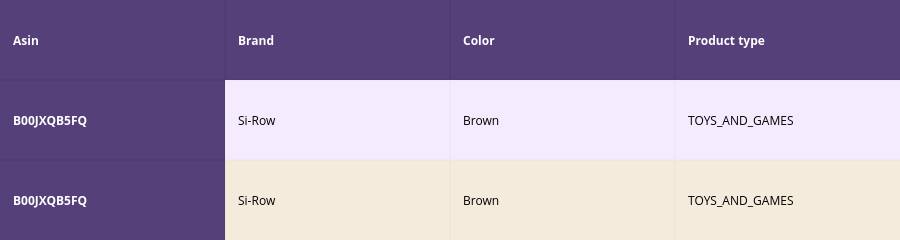
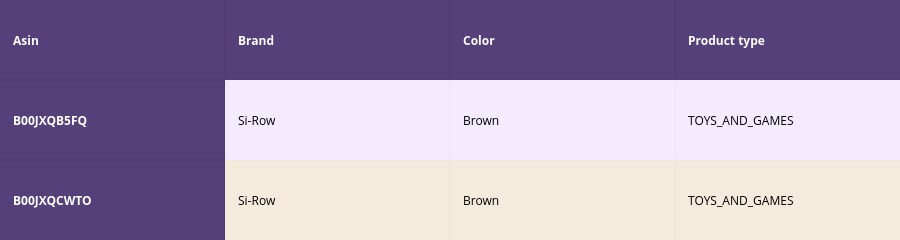
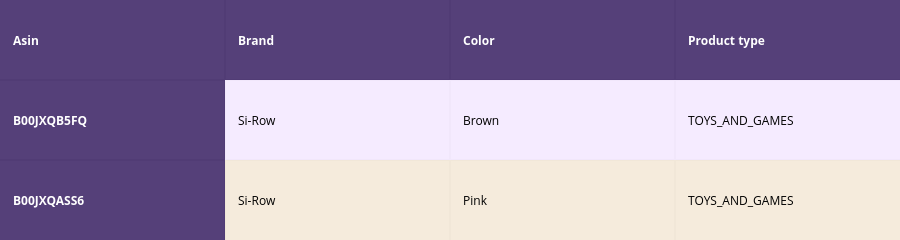
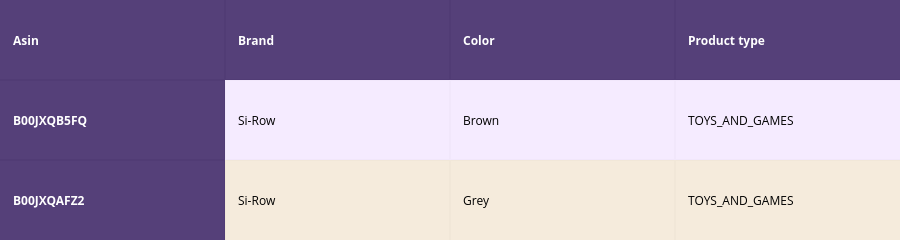

Here is the notebook cell these charts were saved with, in order:
### Code cell
def idf_w2v_brand(doc_id, w1, w2, num_results):
    # doc_id: apparel's id in given corpus
    # w1: weight for  w2v features
    # w2: weight for brand and color features

    # pairwise_dist will store the distance from given input apparel to all remaining apparels
    # the metric we used here is cosine, the coside distance is mesured as K(X, Y) = <X, Y> / (||X||*||Y||)
    # http://scikit-learn.org/stable/modules/metrics.html#cosine-similarity
    idf_w2v_dist  = pairwise_distances(w2v_title_weight, w2v_title_weight[doc_id].reshape(1,-1))
    ex_feat_dist = pairwise_distances(extra_features, extra_features[doc_id])
    pairwise_dist   = (w1 * idf_w2v_dist +  w2 * ex_feat_dist)/float(w1 + w2)

    # np.argsort will return indices of 9 smallest distances
    indices = np.argsort(pairwise_dist.flatten())[0:num_results]
    #pdists will store the 9 smallest distances
    pdists  = np.sort(pairwise_dist.flatten())[0:num_results]

    #data frame indices of the 9 smallest distace's
    df_indices = list(data.index[indices])
    

    for i in range(0, len(indices)):
        heat_map_w2v_brand(data['title'].loc[df_indices[0]],data['title'].loc[df_indices[i]], data['medium_image_url'].loc[df_indices[i]], indices[0], indices[i],df_indices[0], df_indices[i], 'weighted')
        print('ASIN :',data['asin'].loc[df_indices[i]])
        print('Brand :',data['brand'].loc[df_indices[i]])
        print('euclidean distance from input :', pdists[i])
        print('='*125)

idf_w2v_brand(12566, 5, 5, 20)
# in the give heat map, each cell contains the euclidean distance between words i, j

### Figure 1 — Plotly figure (JSON) as saved in the notebook; plotly's stock layout.template omitted (floating-point values rounded to 4 significant figures)
{"data": [{"colorscale": [[0, "#1d004d"], [0.5, "#f2e5ff"], [1, "#f2e5d1"]], "hoverinfo": "none", "opacity": 0.75, "showscale": false, "type": "heatmap", "z": [[0, 0, 0, 0], [0, 0.5, 0.5, 0.5], [0, 1, 1, 1]]}], "layout": {"annotations": [{"align": "left", "font": {"color": "#ffffff"}, "showarrow": false, "text": "<b>Asin</b>", "x": -0.45, "xanchor": "left", "xref": "x1", "y": 0, "yref": "y1"}, {"align": "left", "font": {"color": "#ffffff"}, "showarrow": false, "text": "<b>Brand</b>", "x": 0.55, "xanchor": "left", "xref": "x1", "y": 0, "yref": "y1"}, {"align": "left", "font": {"color": "#ffffff"}, "showarrow": false, "text": "<b>Color</b>", "x": 1.55, "xanchor": "left", "xref": "x1", "y": 0, "yref": "y1"}, {"align": "left", "font": {"color": "#ffffff"}, "showarrow": false, "text": "<b>Product type</b>", "x": 2.55, "xanchor": "left", "xref": "x1", "y": 0, "yref": "y1"}, {"align": "left", "font": {"color": "#ffffff"}, "showarrow": false, "text": "<b>B00JXQB5FQ</b>", "x": -0.45, "xanchor": "left", "xref": "x1", "y": 1, "yref": "y1"}, {"align": "left", "font": {"color": "#000000"}, "showarrow": false, "text": "Si-Row", "x": 0.55, "xanchor": "left", "xref": "x1", "y": 1, "yref": "y1"}, {"align": "left", "font": {"color": "#000000"}, "showarrow": false, "text": "Brown", "x": 1.55, "xanchor": "left", "xref": "x1", "y": 1, "yref": "y1"}, {"align": "left", "font": {"color": "#000000"}, "showarrow": false, "text": "TOYS_AND_GAMES", "x": 2.55, "xanchor": "left", "xref": "x1", "y": 1, "yref": "y1"}, {"align": "left", "font": {"color": "#ffffff"}, "showarrow": false, "text": "<b>B00JXQB5FQ</b>", "x": -0.45, "xanchor": "left", "xref": "x1", "y": 2, "yref": "y1"}, {"align": "left", "font": {"color": "#000000"}, "showarrow": false, "text": "Si-Row", "x": 0.55, "xanchor": "left", "xref": "x1", "y": 2, "yref": "y1"}, {"align": "left", "font": {"color": "#000000"}, "showarrow": false, "text": "Brown", "x": 1.55, "xanchor": "left", "xref": "x1", "y": 2, "yref": "y1"}, {"align": "left", "font": {"color": "#000000"}, "showarrow": false, "text": "TOYS_AND_GAMES", "x": 2.55, "xanchor": "left", "xref": "x1", "y": 2, "yref": "y1"}], "height": 140, "margin": {"b": 0, "l": 0, "r": 0, "t": 0}, "xaxis": {"dtick": 1, "gridwidth": 2, "showticklabels": false, "tick0": -0.5, "ticks": "", "zeroline": false}, "yaxis": {"autorange": "reversed", "dtick": 1, "gridwidth": 2, "showticklabels": false, "tick0": 0.5, "ticks": "", "zeroline": false}}}

### Figure 2 — Plotly figure (JSON) as saved in the notebook; plotly's stock layout.template omitted (floating-point values rounded to 4 significant figures)
{"data": [{"colorscale": [[0, "#1d004d"], [0.5, "#f2e5ff"], [1, "#f2e5d1"]], "hoverinfo": "none", "opacity": 0.75, "showscale": false, "type": "heatmap", "z": [[0, 0, 0, 0], [0, 0.5, 0.5, 0.5], [0, 1, 1, 1]]}], "layout": {"annotations": [{"align": "left", "font": {"color": "#ffffff"}, "showarrow": false, "text": "<b>Asin</b>", "x": -0.45, "xanchor": "left", "xref": "x1", "y": 0, "yref": "y1"}, {"align": "left", "font": {"color": "#ffffff"}, "showarrow": false, "text": "<b>Brand</b>", "x": 0.55, "xanchor": "left", "xref": "x1", "y": 0, "yref": "y1"}, {"align": "left", "font": {"color": "#ffffff"}, "showarrow": false, "text": "<b>Color</b>", "x": 1.55, "xanchor": "left", "xref": "x1", "y": 0, "yref": "y1"}, {"align": "left", "font": {"color": "#ffffff"}, "showarrow": false, "text": "<b>Product type</b>", "x": 2.55, "xanchor": "left", "xref": "x1", "y": 0, "yref": "y1"}, {"align": "left", "font": {"color": "#ffffff"}, "showarrow": false, "text": "<b>B00JXQB5FQ</b>", "x": -0.45, "xanchor": "left", "xref": "x1", "y": 1, "yref": "y1"}, {"align": "left", "font": {"color": "#000000"}, "showarrow": false, "text": "Si-Row", "x": 0.55, "xanchor": "left", "xref": "x1", "y": 1, "yref": "y1"}, {"align": "left", "font": {"color": "#000000"}, "showarrow": false, "text": "Brown", "x": 1.55, "xanchor": "left", "xref": "x1", "y": 1, "yref": "y1"}, {"align": "left", "font": {"color": "#000000"}, "showarrow": false, "text": "TOYS_AND_GAMES", "x": 2.55, "xanchor": "left", "xref": "x1", "y": 1, "yref": "y1"}, {"align": "left", "font": {"color": "#ffffff"}, "showarrow": false, "text": "<b>B00JXQCWTO</b>", "x": -0.45, "xanchor": "left", "xref": "x1", "y": 2, "yref": "y1"}, {"align": "left", "font": {"color": "#000000"}, "showarrow": false, "text": "Si-Row", "x": 0.55, "xanchor": "left", "xref": "x1", "y": 2, "yref": "y1"}, {"align": "left", "font": {"color": "#000000"}, "showarrow": false, "text": "Brown", "x": 1.55, "xanchor": "left", "xref": "x1", "y": 2, "yref": "y1"}, {"align": "left", "font": {"color": "#000000"}, "showarrow": false, "text": "TOYS_AND_GAMES", "x": 2.55, "xanchor": "left", "xref": "x1", "y": 2, "yref": "y1"}], "height": 140, "margin": {"b": 0, "l": 0, "r": 0, "t": 0}, "xaxis": {"dtick": 1, "gridwidth": 2, "showticklabels": false, "tick0": -0.5, "ticks": "", "zeroline": false}, "yaxis": {"autorange": "reversed", "dtick": 1, "gridwidth": 2, "showticklabels": false, "tick0": 0.5, "ticks": "", "zeroline": false}}}

### Figure 3 — Plotly figure (JSON) as saved in the notebook; plotly's stock layout.template omitted (floating-point values rounded to 4 significant figures)
{"data": [{"colorscale": [[0, "#1d004d"], [0.5, "#f2e5ff"], [1, "#f2e5d1"]], "hoverinfo": "none", "opacity": 0.75, "showscale": false, "type": "heatmap", "z": [[0, 0, 0, 0], [0, 0.5, 0.5, 0.5], [0, 1, 1, 1]]}], "layout": {"annotations": [{"align": "left", "font": {"color": "#ffffff"}, "showarrow": false, "text": "<b>Asin</b>", "x": -0.45, "xanchor": "left", "xref": "x1", "y": 0, "yref": "y1"}, {"align": "left", "font": {"color": "#ffffff"}, "showarrow": false, "text": "<b>Brand</b>", "x": 0.55, "xanchor": "left", "xref": "x1", "y": 0, "yref": "y1"}, {"align": "left", "font": {"color": "#ffffff"}, "showarrow": false, "text": "<b>Color</b>", "x": 1.55, "xanchor": "left", "xref": "x1", "y": 0, "yref": "y1"}, {"align": "left", "font": {"color": "#ffffff"}, "showarrow": false, "text": "<b>Product type</b>", "x": 2.55, "xanchor": "left", "xref": "x1", "y": 0, "yref": "y1"}, {"align": "left", "font": {"color": "#ffffff"}, "showarrow": false, "text": "<b>B00JXQB5FQ</b>", "x": -0.45, "xanchor": "left", "xref": "x1", "y": 1, "yref": "y1"}, {"align": "left", "font": {"color": "#000000"}, "showarrow": false, "text": "Si-Row", "x": 0.55, "xanchor": "left", "xref": "x1", "y": 1, "yref": "y1"}, {"align": "left", "font": {"color": "#000000"}, "showarrow": false, "text": "Brown", "x": 1.55, "xanchor": "left", "xref": "x1", "y": 1, "yref": "y1"}, {"align": "left", "font": {"color": "#000000"}, "showarrow": false, "text": "TOYS_AND_GAMES", "x": 2.55, "xanchor": "left", "xref": "x1", "y": 1, "yref": "y1"}, {"align": "left", "font": {"color": "#ffffff"}, "showarrow": false, "text": "<b>B00JXQASS6</b>", "x": -0.45, "xanchor": "left", "xref": "x1", "y": 2, "yref": "y1"}, {"align": "left", "font": {"color": "#000000"}, "showarrow": false, "text": "Si-Row", "x": 0.55, "xanchor": "left", "xref": "x1", "y": 2, "yref": "y1"}, {"align": "left", "font": {"color": "#000000"}, "showarrow": false, "text": "Pink", "x": 1.55, "xanchor": "left", "xref": "x1", "y": 2, "yref": "y1"}, {"align": "left", "font": {"color": "#000000"}, "showarrow": false, "text": "TOYS_AND_GAMES", "x": 2.55, "xanchor": "left", "xref": "x1", "y": 2, "yref": "y1"}], "height": 140, "margin": {"b": 0, "l": 0, "r": 0, "t": 0}, "xaxis": {"dtick": 1, "gridwidth": 2, "showticklabels": false, "tick0": -0.5, "ticks": "", "zeroline": false}, "yaxis": {"autorange": "reversed", "dtick": 1, "gridwidth": 2, "showticklabels": false, "tick0": 0.5, "ticks": "", "zeroline": false}}}

### Figure 4 — Plotly figure (JSON) as saved in the notebook; plotly's stock layout.template omitted (floating-point values rounded to 4 significant figures)
{"data": [{"colorscale": [[0, "#1d004d"], [0.5, "#f2e5ff"], [1, "#f2e5d1"]], "hoverinfo": "none", "opacity": 0.75, "showscale": false, "type": "heatmap", "z": [[0, 0, 0, 0], [0, 0.5, 0.5, 0.5], [0, 1, 1, 1]]}], "layout": {"annotations": [{"align": "left", "font": {"color": "#ffffff"}, "showarrow": false, "text": "<b>Asin</b>", "x": -0.45, "xanchor": "left", "xref": "x1", "y": 0, "yref": "y1"}, {"align": "left", "font": {"color": "#ffffff"}, "showarrow": false, "text": "<b>Brand</b>", "x": 0.55, "xanchor": "left", "xref": "x1", "y": 0, "yref": "y1"}, {"align": "left", "font": {"color": "#ffffff"}, "showarrow": false, "text": "<b>Color</b>", "x": 1.55, "xanchor": "left", "xref": "x1", "y": 0, "yref": "y1"}, {"align": "left", "font": {"color": "#ffffff"}, "showarrow": false, "text": "<b>Product type</b>", "x": 2.55, "xanchor": "left", "xref": "x1", "y": 0, "yref": "y1"}, {"align": "left", "font": {"color": "#ffffff"}, "showarrow": false, "text": "<b>B00JXQB5FQ</b>", "x": -0.45, "xanchor": "left", "xref": "x1", "y": 1, "yref": "y1"}, {"align": "left", "font": {"color": "#000000"}, "showarrow": false, "text": "Si-Row", "x": 0.55, "xanchor": "left", "xref": "x1", "y": 1, "yref": "y1"}, {"align": "left", "font": {"color": "#000000"}, "showarrow": false, "text": "Brown", "x": 1.55, "xanchor": "left", "xref": "x1", "y": 1, "yref": "y1"}, {"align": "left", "font": {"color": "#000000"}, "showarrow": false, "text": "TOYS_AND_GAMES", "x": 2.55, "xanchor": "left", "xref": "x1", "y": 1, "yref": "y1"}, {"align": "left", "font": {"color": "#ffffff"}, "showarrow": false, "text": "<b>B00JXQAFZ2</b>", "x": -0.45, "xanchor": "left", "xref": "x1", "y": 2, "yref": "y1"}, {"align": "left", "font": {"color": "#000000"}, "showarrow": false, "text": "Si-Row", "x": 0.55, "xanchor": "left", "xref": "x1", "y": 2, "yref": "y1"}, {"align": "left", "font": {"color": "#000000"}, "showarrow": false, "text": "Grey", "x": 1.55, "xanchor": "left", "xref": "x1", "y": 2, "yref": "y1"}, {"align": "left", "font": {"color": "#000000"}, "showarrow": false, "text": "TOYS_AND_GAMES", "x": 2.55, "xanchor": "left", "xref": "x1", "y": 2, "yref": "y1"}], "height": 140, "margin": {"b": 0, "l": 0, "r": 0, "t": 0}, "xaxis": {"dtick": 1, "gridwidth": 2, "showticklabels": false, "tick0": -0.5, "ticks": "", "zeroline": false}, "yaxis": {"autorange": "reversed", "dtick": 1, "gridwidth": 2, "showticklabels": false, "tick0": 0.5, "ticks": "", "zeroline": false}}}
